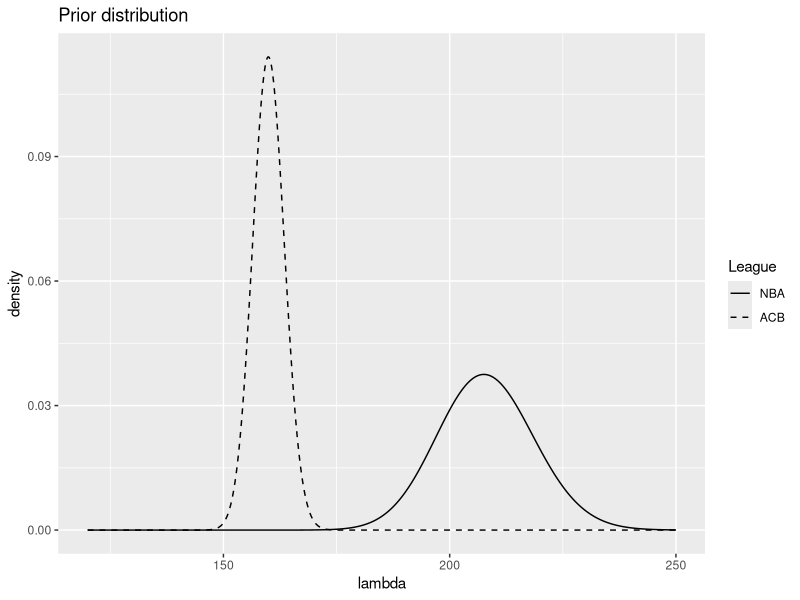
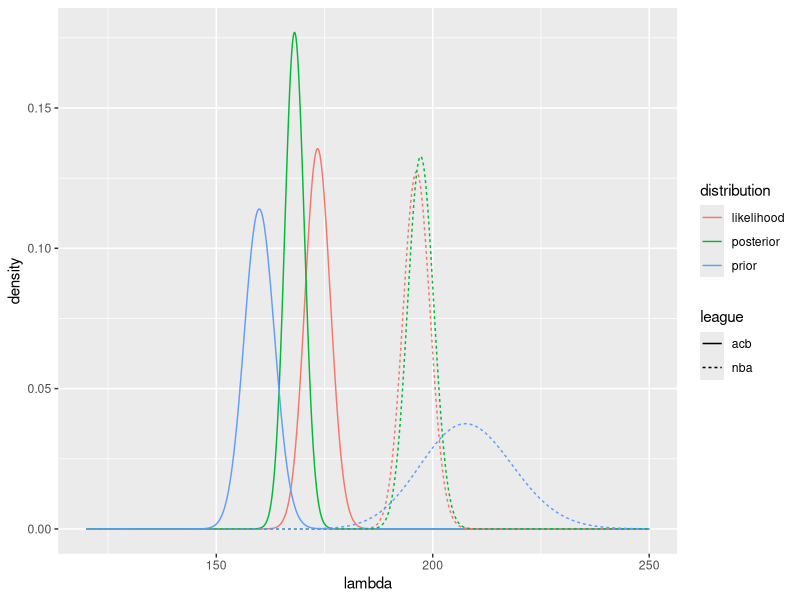
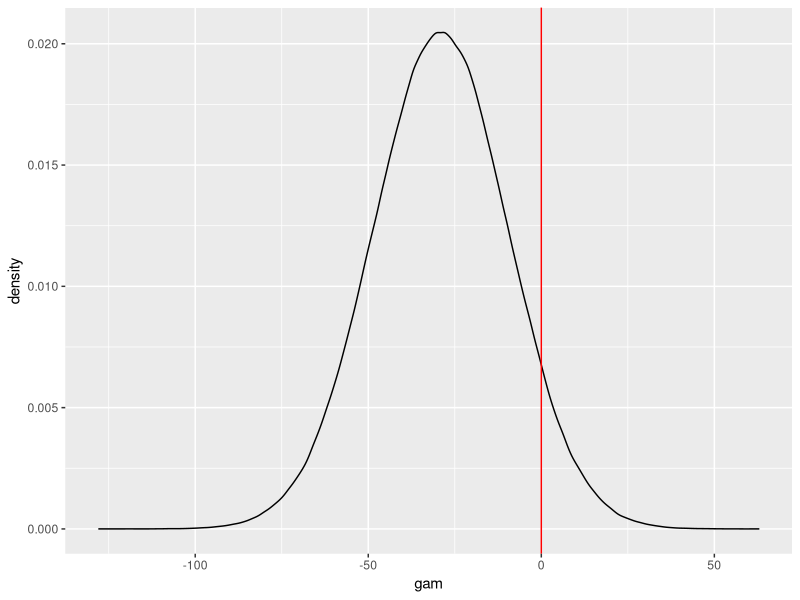
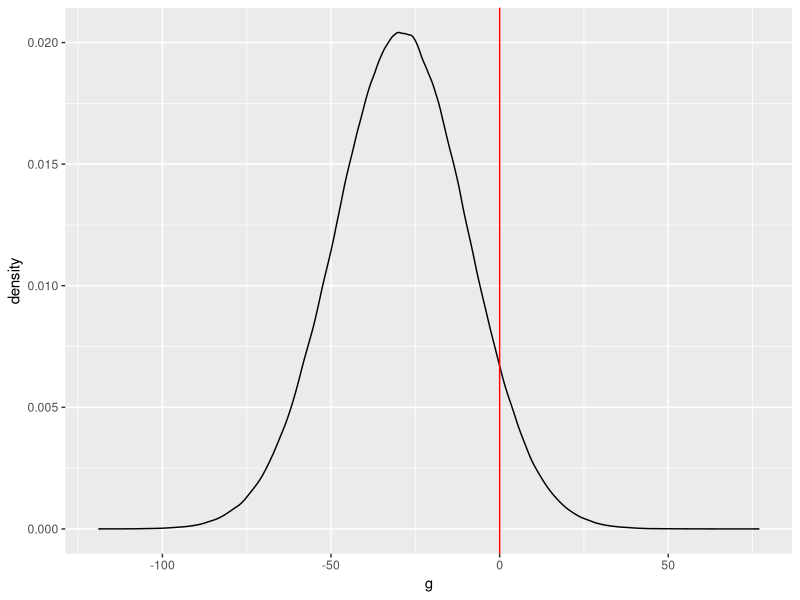
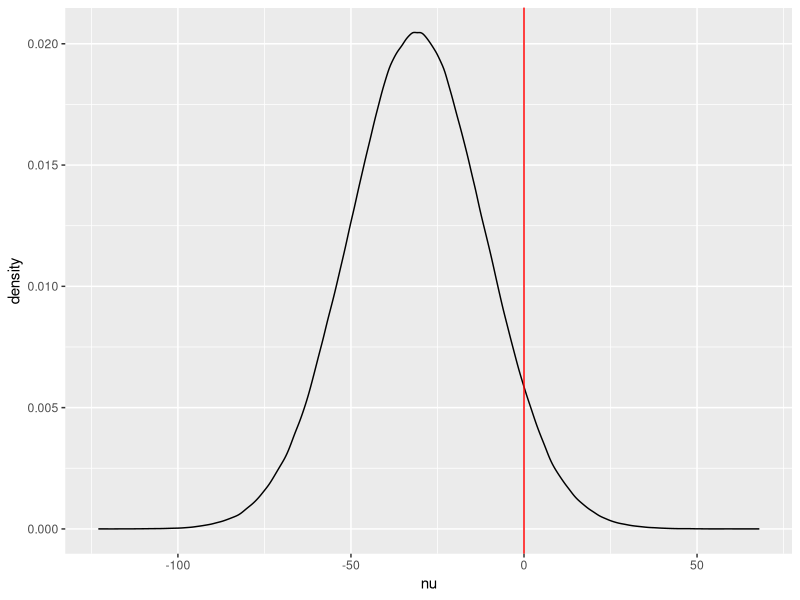

Recreate these plots in R, in order.
## ---- chunk 1
knitr::opts_chunk$set(echo = TRUE)
## ---- chunk 2
nba<- c(114.5, 114.7, 110.6, 112.1, 111.8, 111.2, 106.3, 105.6, 102.7, 
        100.0, 101.0, 98.1, 96.3, 99.6, 100.4, 100, 99.9, 98.7, 97.0, 97.2, 93.4)  
acb <- c(83.5, 81.2, 78.4, 77.9, 76.5, 78.1, 81.8, 79.2, 77.8, 76.9, 
         76.5, 77.4, 78.2, 77.9, 78.7, 77.8, 77.4, 78.1, 77.9, 77.3, 78.3)
nba <- 2*nba
acb <- 2*acb
## ---- chunk 3
summary(nba)
## ---- chunk 4
summary(acb)
## ---- chunk 5
a_1 <- 17322244/45369
b_1 <- 83240/45369
## ---- chunk 6
pgamma(229.4, shape = a_1, rate = b_1)-pgamma(186.8, shape = a_1, rate = b_1)
## ---- chunk 7
a_2 <- 102400/49
b_2 <- 640/49
## ---- chunk 8
pgamma(167, shape = a_2, rate = b_2) - pgamma(153, shape = a_2, rate = b_2)
## ---- chunk 9
library(ggplot2)
library(dplyr)
library(tidyr)
library(purrr)
## ---- chunk 10
basket <- read.table("basquet.txt", header = TRUE)
## ---- chunk 11
## Prior distributions
delta_p <- 0.01
lambda <- seq(120, 250, delta_p)

# NBA prior:
prior_par_nba <- c(shape = a_1, rate = b_1)
prior_nba <- dgamma(lambda, shape=prior_par_nba[1], rate=prior_par_nba[2])

# ACB prior:
prior_par_acb <- c(shape=a_2, rate = b_2)
prior_acb <- dgamma(lambda, shape = prior_par_acb[1], rate = prior_par_acb[2])

# Plot prior comparison
df <- tibble(lambda, prior_nba, prior_acb)
ggplot(df) +
  geom_line(aes(x = lambda, y = prior_nba, linetype = "c")) +
  geom_line(aes(x = lambda, y = prior_acb, linetype = "e")) +
  ggtitle("Prior distribution") +
  ylab("density") +
  scale_linetype_manual(name = "League", 
    values = 1:2, labels = c("NBA", "ACB"))
## ---- chunk 12
## Likelihood distributions
likelihood_nba <- map_dbl(lambda, ~ prod(dpois(basket$nba, .x)))
likelihood_acb <- map_dbl(lambda, ~ prod(dpois(basket$acb, .x)))

## Function to standardize
std_dist <- function(x, delta) {
  x / (sum(x) * delta)
}

## Posterior distributions
# Grid solution:
# Standardize likelihoods
# Calculate products
# Posteriors: standardize products
df <- df %>% 
  mutate(likelihood_nba = std_dist(likelihood_nba, delta_p), 
    likelihood_acb = std_dist(likelihood_acb, delta_p),
    product_nba = prior_nba * likelihood_nba,
    product_acb = prior_acb * likelihood_acb, 
    posterior_nba = std_dist(product_nba, delta_p),
    posterior_acb = std_dist(product_acb, delta_p))

#Plot:
df_long <- df %>% 
    select(-c(product_nba, product_acb)) %>% 
    gather(distribution, density, -lambda) %>% 
    separate(distribution, into = c("distribution", "league"), sep = "_")
 
ggplot(df_long) +
  geom_line(aes(x = lambda, y = density, linetype = league, col = distribution))
## ---- chunk 13
M <- 1000000
post_sim_nba <- sample(x=lambda, size = M, replace = TRUE, prob = df$posterior_nba)
post_sim_acb <- sample(x=lambda, size = M, replace = TRUE, prob = df$posterior_acb)
pred_post_sim_nba <- rpois(M, post_sim_nba)
pred_post_sim_acb <- rpois(M, post_sim_acb)
gam <- pred_post_sim_acb - pred_post_sim_nba
mean(gam>0)
## ---- chunk 14
ggplot()+
  geom_density(data = tibble(gam), aes(gam))+
  geom_vline(xintercept = 0, color="red")
## ---- chunk 15
mean(gam)
## ---- chunk 16
pred_post_sim_nba_theo <- rnbinom(M, size = a_1+sum(basket$nba), 
                             prob = (b_1+length(basket$nba))/(1+b_1+length(basket$nba)))
pred_post_sim_acb_theo <- rnbinom(M, size = a_2+sum(basket$acb), 
                             prob = (b_2+length(basket$acb))/(1+b_2+length(basket$acb)))
g <- pred_post_sim_acb_theo-pred_post_sim_nba_theo
mean(g>0)
## ---- chunk 17
ggplot()+
  geom_density(data = tibble(g), aes(g))+
  geom_vline(xintercept = 0, color="red")
## ---- chunk 18
nu <- pred_post_sim_nba - pred_post_sim_acb - 60
mean(nu>0)
## ---- chunk 19
ggplot()+
  geom_density(data = tibble(nu), aes(nu))+
  geom_vline(xintercept = 0, color="red")
## ---- chunk 20
mean(pred_post_sim_nba_theo-pred_post_sim_acb_theo-60>0)
